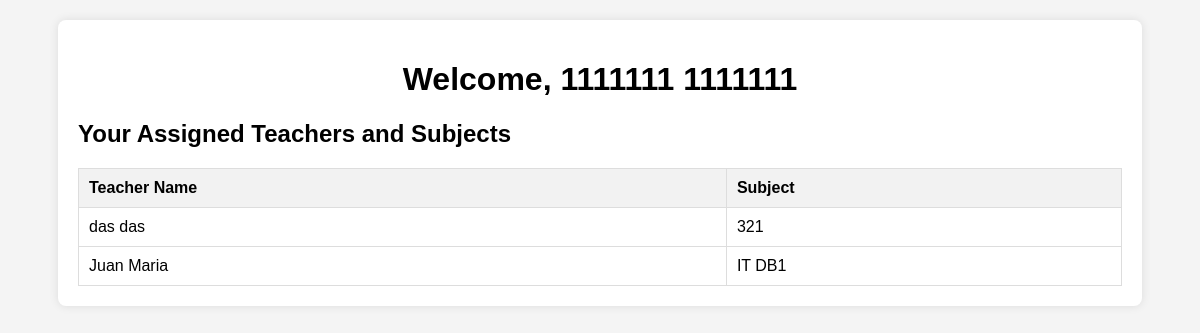
/success.php (signed in), run on the app's committed database.
### tables this page shows
CREATE TABLE `tblteacher` (
  `teacher_id` int(11) NOT NULL,
  `school_id` int(11) NOT NULL,
  `name` varchar(255) NOT NULL,
  `department_id` int(11) NOT NULL,
  `image` varchar(255) NOT NULL
);

CREATE TABLE `tblsubject` (
  `subject_id` int(11) NOT NULL,
  `subject_name` varchar(255) NOT NULL
);

### success.php (the view, shortened to what this page needs)
<?php
include('database/dbconnect.php');
$school_id = $_SESSION['school_id'];
$sql = "
    SELECT tblteacher.name AS teacher_name, tblsubject.subject_name
    FROM tblstudent_teacher_subject
    INNER JOIN tblteacher ON tblstudent_teacher_subject.teacher_id = tblteacher.teacher_id
    INNER JOIN tblsubject ON tblstudent_teacher_subject.subject_id = tblsubject.subject_id
    WHERE tblstudent_teacher_subject.student_id = (SELECT student_id FROM tblstudent WHERE school_id = ?)
";
$stmt = $conn->prepare($sql);
$stmt->bind_param("i", $school_id);
$stmt->execute();
$result = $stmt->get_result();
?>
<!DOCTYPE html>
<html lang="en">
<head>
</head>
<body>
  <div class="container">
    <h1>Welcome, <?php echo htmlspecialchars($_SESSION['name']); ?></h1>
    <h2>Your Assigned Teachers and Subjects</h2>
    <?php if ($result->num_rows > 0): ?>
      <table>
        <thead>
          <tr>
            <th>Teacher Name</th>
            <th>Subject</th>
          </tr>
        </thead>
        <tbody>
          <?php while ($row = $result->fetch_assoc()): ?>
            <tr>
              <td><?php echo htmlspecialchars($row['teacher_name']); ?></td>
              <td><?php echo htmlspecialchars($row['subject_name']); ?></td>
            </tr>
          <?php endwhile; ?>
        </tbody>
      </table>
    <?php else: ?>
      <p class="no-teachers">You have no assigned teachers yet.</p>
    <?php endif; ?>
  </div>
</body>
</html>

### success.php (style rules this page uses)
body { font-family: Arial, sans-serif; background-color: #f4f4f4; margin: 0; padding: 20px; }
.container { max-width: 90%; margin: 0 auto; background-color: #fff; padding: 20px; border-radius: 8px; box-shadow: 0 0 10px rgba(0, 0, 0, 0.1); }
h1 { text-align: center; }
table { width: 100%; border-collapse: collapse; margin-top: 20px; }
table, th, td { border: 1px solid #ddd; }
th, td { padding: 10px; text-align: left; }
th { background-color: #f2f2f2; }

### data on the page
tblteacher: name "das das", tblsubject.subject_name "321"
tblteacher: name "Juan Maria", tblsubject.subject_name "IT DB1"

### other printed values
$_SESSION['name'] "1111111 1111111"
